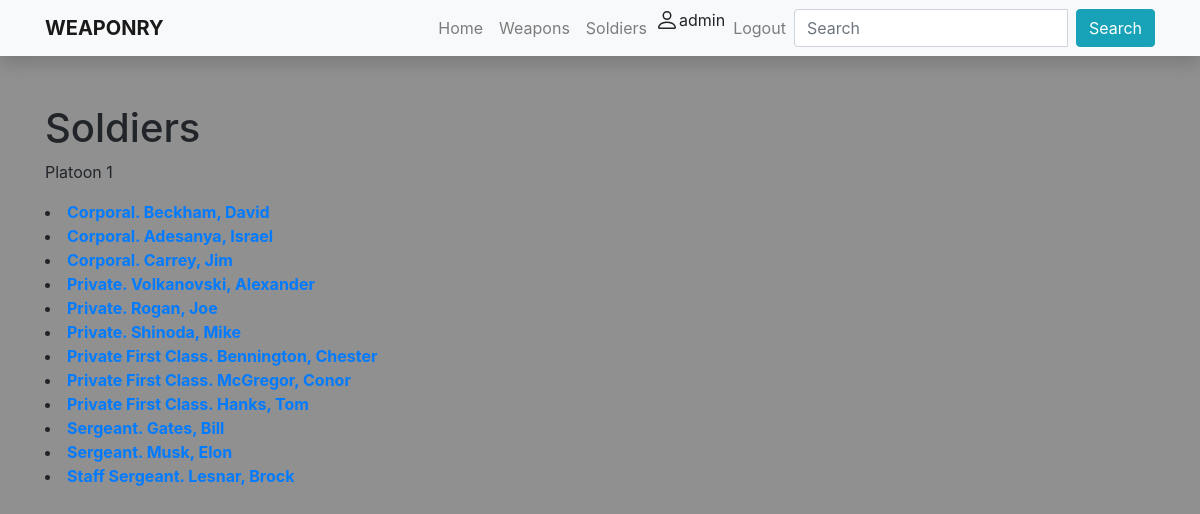
Screenshot of /weaponry/soldiers/ (signed in) with the database file from the repository.
### weaponry/models.py (models this page shows, shortened)
class Soldier(models.Model):
    rank = models.CharField('Rank', max_length=50)
    first_name = models.CharField('Name', max_length=100)
    last_name = models.CharField('Last name', max_length=100)
    description = HTMLField()
    assigned_weapons = models.ForeignKey('WeaponUnit', on_delete=models.SET_NULL, null=True, blank=True)
    class Meta:
        ordering = ['rank', 'first_name', 'last_name', 'assigned_weapons']

### weaponry/views.py (the view)
# urls.py: path('soldiers/', views.soldiers, name='soldiers'),
def soldiers(request):
    paginator = Paginator(Soldier.objects.all(), 12)
    page_number = request.GET.get('page')
    paged_soldiers = paginator.get_page(page_number)
    context = {
        'soldiers': paged_soldiers
    }
    return render(request, 'soldiers.html', context=context)

### weaponry/templates/soldiers.html (shortened to what this page needs)
{% extends "base.html" %}
{% block content %}
<h1>Soldiers</h1>
<p>Platoon 1</p>
{% for soldier in soldiers %}
<li><a href="{% url 'soldier' soldier.id %}">
    <strong>{{ soldier.rank }}.  {{ soldier.last_name }}, {{ soldier.first_name }}</strong></a></li>
{% endfor %}
{% endblock %}

### weaponry/templates/base.html (shortened to what this page needs)
<!DOCTYPE html>
<html lang="en">
<link
        rel="stylesheet"
        href="https://stackpath.bootstrapcdn.com/bootstrap/4.1.3/css/bootstrap.min.css"
/>
<link
        rel="stylesheet"
        href="https://cdnjs.cloudflare.com/ajax/libs/font-awesome/4.7.0/css/font-awesome.min.css"
/>
{% load static %}
<link rel="stylesheet" href="{% static 'css/styles.css' %}"/>
</head>
<body>
<nav
        class="navbar navbar-expand-lg navbar-light bg-light static-top mb-5 shadow"
>
    <div class="container">
        <a class="navbar-brand" href="/">
            <strong>WEAPONRY</a>
        </head>
        <body>
        <header>
            <nav>
                <div class="collapse navbar-collapse" id="navbarResponsive">
                    <ul class="navbar-nav ml-auto">
                        <li class="nav-item">
                            <a class="nav-link" href="{% url 'index' %}">Home</a>
                        </li>
                        <li class="nav-item">
                            <a class="nav-link" href="{% url 'weapons' %}">Weapons</a>
                        </li>
                        <li class="nav-item">
                            <a class="nav-link" href="{% url 'soldiers' %}">Soldiers</a>
                        </li>
                        {% if user.is_authenticated %}
                        {{ user.get_username }}</a></li>
                        <li class="nav-item"><a class="nav-link" href="{% url 'logout' %}">Logout</a></li>
                        {% else %}
                        <li class="nav-item"><a class="nav-link"
                                                href="{% url 'login' %}?next={{request.path}}">Login</a>
                        </li>
                        {% endif %}
                    </ul>
                    <form
                            class="form-inline my-2 my-lg-0"
                            action="{% url 'search' %}"
                            method="get"
                    >
                        <div class="input-group">
                            <input
                                    class="form-control mr-sm-2"
                                    type="search"
                                    placeholder="Search"
                                    aria-label="Search"
                                    name="query"
                            />
                            <button class="btn btn-info my-2 my-sm-0" type="submit">
                                Search
                            </button>
                        </div>
                    </form>
                </div>
    </div>
</nav>
<div class="container">
    {% block content %}{% endblock %}
</div>
</body>
</html>

### weaponry/templates/base.html (style rules this page uses)
body { background-color: #909090; }

### rows the page displays
Soldier: rank "Corporal", last_name "Beckham", first_name "David"
Soldier: rank "Corporal", last_name "Adesanya", first_name "Israel"
Soldier: rank "Corporal", last_name "Carrey", first_name "Jim"
Soldier: rank "Private", last_name "Volkanovski", first_name "Alexander"
Soldier: rank "Private", last_name "Rogan", first_name "Joe"
Soldier: rank "Private", last_name "Shinoda", first_name "Mike"
Soldier: rank "Private First Class", last_name "Bennington", first_name "Chester"
Soldier: rank "Private First Class", last_name "McGregor", first_name "Conor"
Soldier: rank "Private First Class", last_name "Hanks", first_name "Tom"
Soldier: rank "Sergeant", last_name "Gates", first_name "Bill"
Soldier: rank "Sergeant", last_name "Musk", first_name "Elon"
Soldier: rank "Staff Sergeant", last_name "Lesnar", first_name "Brock"

### other values shown
{{ user.get_username }} "admin"
